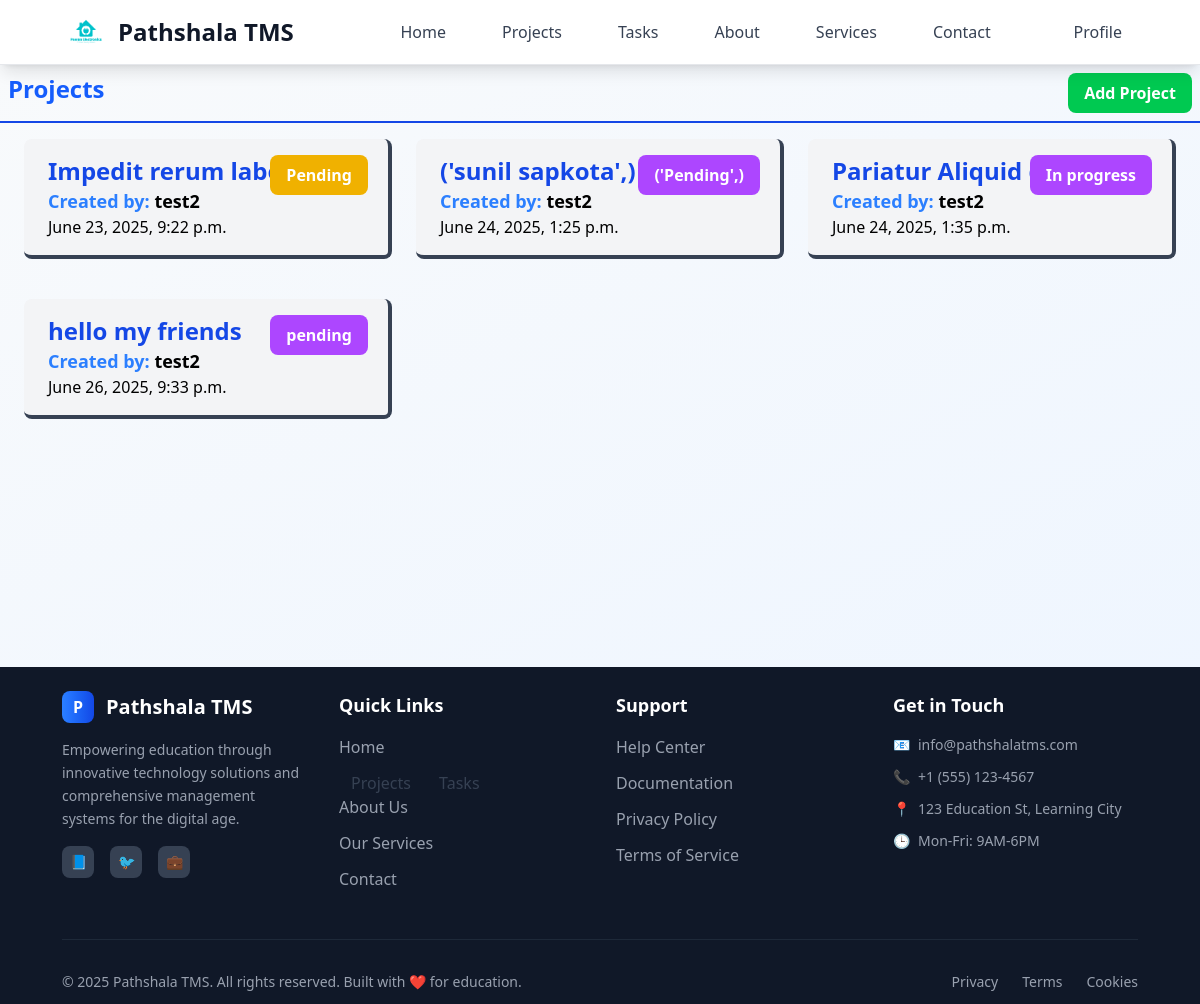
/employer/projects (signed in), run on the app's committed database.
### projects/models.py (models this page shows, shortened)
class Project(models.Model):
    class StatusOption(models.TextChoices):
        PENDING="Pending","Pending"
        IN_PROGRESS= "In progress","In progress"
        COMPLETED="Completed","completed"
        CANCELED= "Canceled","canceled"
    title=models.CharField(max_length=25)
    description=models.TextField( max_length=50 ,blank=True )
    user=models.ForeignKey(User,on_delete=models.CASCADE)
    created_at=models.DateTimeField( editable=False, auto_now_add=True)
    status=models.CharField(choices=StatusOption,default=StatusOption.PENDING)
    update_at=models.DateTimeField( auto_now=True, null=True, blank=True,editable=False)

### projects/views.py (the view)
# urls.py: path('projects',employerProjects),
@login_required(login_url="/login")
def employerProjects(request):
    role=request.user.profile.role
    projects=Project.objects.filter(user=request.user)
    if role=="employer":
        return render (request,"pages/employer/project/project_page.html",{"projects":projects})
    else:
        return redirect('/emplyee/projects')

### templates/pages/employer/project/project_page.html (shortened to what this page needs)
{% extends 'layouts/main.html' %} {% block content %}
<div class="flex flex-col">
  <div class="flex p-2 mb-2 justify-between border-b-2 border-blue-700">
    <h1 class="text-blue-600 text-center text-2xl font-bold">Projects</h1>
    <div class="flex ms-auto">
      <a
        class="px-4 py-2 rounded-lg bg-green-500 text-white font-bold"
        href="/employer/register_project"
        >Add Project</a
      >
    </div>
  </div>
  {%if projects%}
  <div class="grid grid-cols-1 md:grid-cols-2 lg:grid-cols-3 gap-6 mx-6">
    {% for project in projects %}
    <a href="/employer/project_details/{{project.id}}">
      <div
        class="relative bg-gray-100 hover:bg-gray-200 hover:scale-[102%] transition:ease-in-out duration-300 border-b-4 border-r-4 border-gray-700 rounded-lg py-4 px-6 my-2"
      >
        <div>
          <div class="text-2xl font-bold text-blue-700">
            {{ project.title }}
          </div>
        </div>
        <span
          class="{% if project.status == 'Active' %}bg-blue-500 {% elif project.status == 'Completed' %}bg-green-500 {% elif project.status == 'Pending' %}bg-yellow-500 {% elif project.status == 'In Progress' %}bg-blue-500 {% else %}bg-purple-500 {% endif %} absolute top-0 right-5 z-5 px-4 py-2 rounded-lg text-white font-bold my-4"
        >
          {{ project.status }}
        </span>
        <div class="text-lg font-semibold">
          <span class="text-blue-500">Created by: </span>{{ project.user }}
        </div>
        <div>{{ project.created_at }}</div>
      </div>
    </a>
    {% endfor %}
  </div>
  {%endif%}
</div>
{% endblock %}

### data on the page
Project: title "Impedit rerum labor", status "Pending", user "test2", created_at "June 23, 2025, 9:22 p.m."
Project: title "('sunil sapkota',)", status "('Pending',)", user "test2", created_at "June 24, 2025, 1:25 p.m."
Project: title "Pariatur Aliquid qu", status "In progress", user "test2", created_at "June 24, 2025, 1:35 p.m."
Project: title "hello my friends", status "pending", user "test2", created_at "June 26, 2025, 9:33 p.m."
